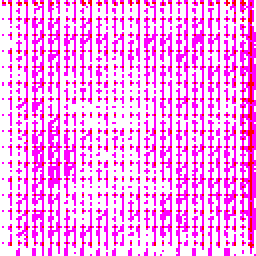
#> input picture exercisesheet05/LatentDiffusion/diffusion-samples/sample_1_step_1199.png, 128 x 128 px (shown 2 times larger)
$ python collage.py
#> lines starting #> are read from the running program, lines starting #| are printed output that depends on the picture
import os
import re
from PIL import Image, ImageDraw, ImageFont

def create_collage(folder_path, output_path="collage.png", images_per_row=10):
    # Get all image files in the folder
#> called with folder_path = './', output_path = 'collage.png', images_per_row = 10
    files = [f for f in os.listdir(folder_path) if re.match(r'sample_1_step_\d+\.png', f)]

    # Sort files in descending order based on the step number
    files.sort(key=lambda x: int(re.search(r'step_(\d+)', x).group(1)), reverse=True)

    # Load images and add captions
    images = []
    captions = []
    for file in files:
        step = re.search(r'step_(\d+)', file).group(1)
        img = Image.open(os.path.join(folder_path, file))
#> img is the input picture: PIL image 128x128 RGB; mean R, G, B 255, 162.4, 243.9
        images.append(img)
        captions.append(f"step {step}")

    # Determine image size and collage dimensions
    img_width, img_height = images[0].size
#> img_width = 128; img_height = 128
    collage_width = images_per_row * img_width
#> collage_width = 1280
    collage_height = (len(images) // images_per_row + (len(images) % images_per_row > 0)) * (img_height + 30)
#> collage_height = 158

    # Create a blank collage
    collage = Image.new("RGB", (collage_width, collage_height), color="white")
#> collage: PIL image 1280x158 RGB; every value is 255
    draw = ImageDraw.Draw(collage)

    # Use a default font
    try:
        font = ImageFont.truetype("arial.ttf", 16)
    except IOError:
        font = ImageFont.load_default()

    # Add images and captions to the collage
    for i, (img, caption) in enumerate(zip(images, captions)):
        x = (i % images_per_row) * img_width
        y = (i // images_per_row) * (img_height + 30)
        collage.paste(img, (x, y))

        # Add caption below the image
        text_bbox = font.getbbox(caption)
        text_width = text_bbox[2] - text_bbox[0]
        text_height = text_bbox[3] - text_bbox[1]
        text_x = x + (img_width - text_width) // 2
        text_y = y + img_height + 5
        draw.text((text_x, text_y), caption, fill="black", font=font)
#> this loop made 1 pass
#> (caption, x, y, text_bbox, text_width, text_height, text_x, text_y) on pass 1: ('step 1199', 0, 0, (0, 3, 80, 18), 80, 15, 24, 133)
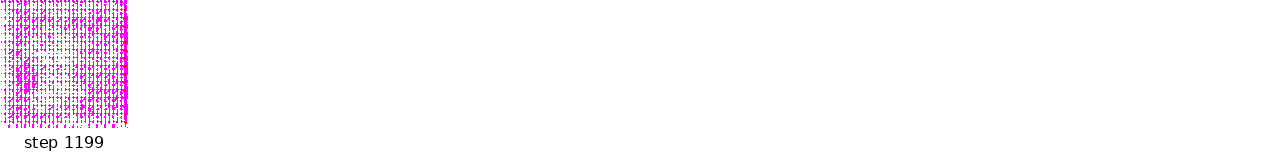
#> collage: PIL image 1280x158 RGB; mean R, G, B 254.7, 247.2, 253.8

    # Save the collage
    collage.save(output_path)
    print(f"Collage saved to {output_path}")

# Example usage
create_collage("./", output_path="collage.png")

$ run again, with exercisesheet05/LatentDiffusion/diffusion-samples/sample_1_step_3399.png copied over exercisesheet05/LatentDiffusion/diffusion-samples/sample_1_step_1199.png
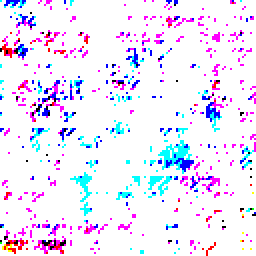
#> input picture exercisesheet05/LatentDiffusion/diffusion-samples/sample_1_step_3399.png, 128 x 128 px (shown 2 times larger)
#> in create_collage, img is the input picture: PIL image 128x128 RGB; mean R, G, B 237.6, 231.7, 250.8
#> collage_height = 158
#> the loop in create_collage, `for i, (img, caption) in enumerate(zip(images, captions)):` made 1 pass
#> (caption, x, y, text_bbox, text_width, text_height, text_x, text_y) on pass 1: ('step 1199', 0, 0, (0, 3, 80, 18), 80, 15, 24, 133)
#> after the loop in create_collage, `for i, (img, caption) in enumerate(zip(images, captions)):`:
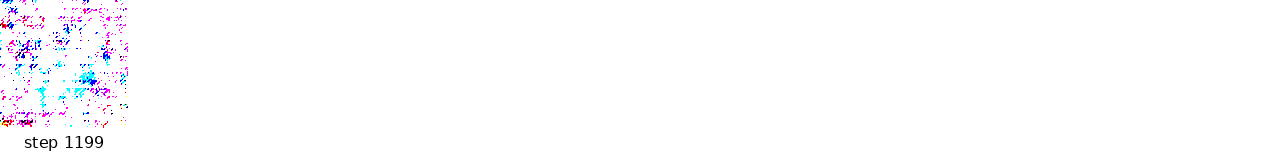
#> collage: PIL image 1280x158 RGB; mean R, G, B 253.3, 252.8, 254.3

$ run again, with exercisesheet05/LatentDiffusion/diffusion-samples/sample_1_step_3599.png copied over exercisesheet05/LatentDiffusion/diffusion-samples/sample_1_step_1199.png
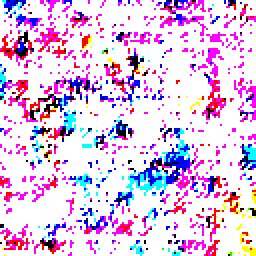
#> input picture exercisesheet05/LatentDiffusion/diffusion-samples/sample_1_step_3599.png, 128 x 128 px (shown 2 times larger)
#> in create_collage, img is the input picture: PIL image 128x128 RGB; mean R, G, B 228.2, 198.7, 235.2
#> collage_height = 158
#> the loop in create_collage, `for i, (img, caption) in enumerate(zip(images, captions)):` made 1 pass
#> (caption, x, y, text_bbox, text_width, text_height, text_x, text_y) on pass 1: ('step 1199', 0, 0, (0, 3, 80, 18), 80, 15, 24, 133)
#> after the loop in create_collage, `for i, (img, caption) in enumerate(zip(images, captions)):`:
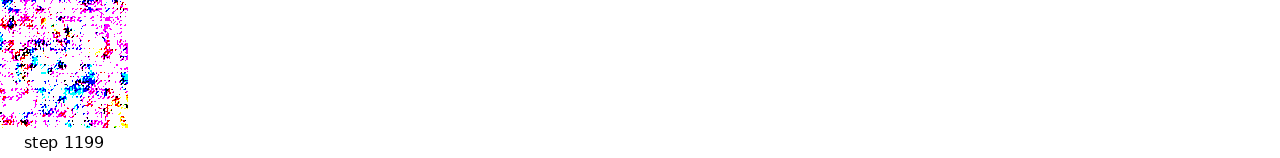
#> collage: PIL image 1280x158 RGB; mean R, G, B 252.5, 250.1, 253.1

$ run again, with exercisesheet05/LatentDiffusion/diffusion-samples/sample_1_step_3799.png copied over exercisesheet05/LatentDiffusion/diffusion-samples/sample_1_step_1199.png
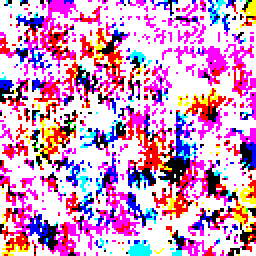
#> input picture exercisesheet05/LatentDiffusion/diffusion-samples/sample_1_step_3799.png, 128 x 128 px (shown 2 times larger)
#> in create_collage, img is the input picture: PIL image 128x128 RGB; mean R, G, B 211.1, 152.4, 197.8
#> collage_height = 158
#> the loop in create_collage, `for i, (img, caption) in enumerate(zip(images, captions)):` made 1 pass
#> (caption, x, y, text_bbox, text_width, text_height, text_x, text_y) on pass 1: ('step 1199', 0, 0, (0, 3, 80, 18), 80, 15, 24, 133)
#> after the loop in create_collage, `for i, (img, caption) in enumerate(zip(images, captions)):`:
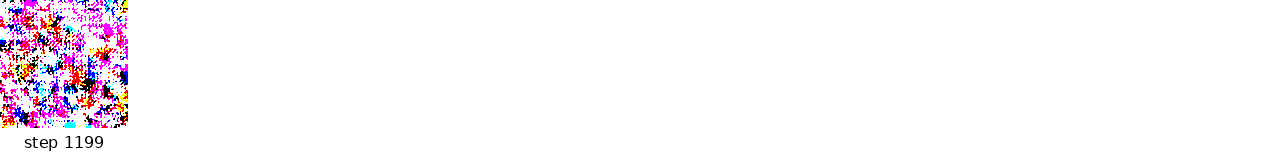
#> collage: PIL image 1280x158 RGB; mean R, G, B 251.1, 246.4, 250.1
